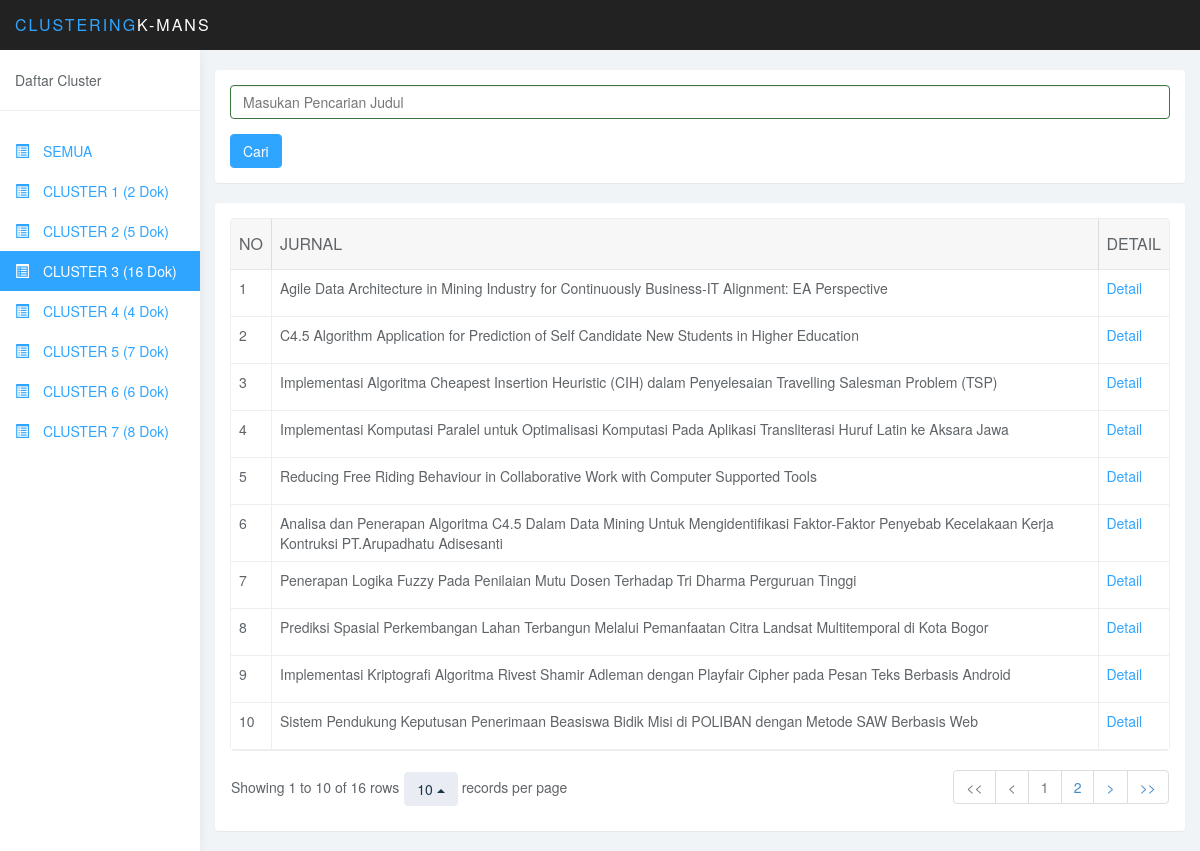
The app's page /index.php/jurnal?cluster=3 with its own data.
### tables this page shows
CREATE TABLE `cluster` (
  `id_cluster` int(11) NOT NULL AUTO_INCREMENT,
  `dokumen_id` int(11) DEFAULT NULL,
  `term_tfidf` double DEFAULT NULL,
  `cluster` int(11) DEFAULT NULL,
  PRIMARY KEY (`id_cluster`)
);

CREATE TABLE `dokumen_m` (
  `dokumen_id` int(11) NOT NULL AUTO_INCREMENT,
  `dokumen_judul` varchar(400) DEFAULT NULL,
  `dokumen_tahun` varchar(10) DEFAULT NULL,
  `nama` varchar(100) DEFAULT NULL,
  `fakultas` varchar(100) DEFAULT NULL,
  `jurusan` varchar(100) DEFAULT NULL,
  `abstrak` text,
  `url` varchar(300) DEFAULT NULL,
  PRIMARY KEY (`dokumen_id`)
);

### application/controllers/jurnal.php (called while the page is built, shortened)
<?php if ( ! defined('BASEPATH')) exit('No direct script access allowed');
class Jurnal extends CI_Controller {
    function __construct(){
        $this->load->helper('url');
        $this->load->database();
        $this->load->model('tabel');
    }
    public function index()
    {
        $data['dokumen'] = $this->tabel->ambil_dokumen();
        $data['cluster'] = $this->tabel->ambil_cluster();
        if(isset($_GET['cluster']) && $_GET['cluster'] <> ""){
            $cluster = ($_GET['cluster']-1);
            $data['dokumen'] = $this->tabel->ambil_dokumen_by_cluster($cluster);
        }
        $this->load->view('jurnal',$data);
    }
}

### index.php (called while the page is built, shortened)
<?php
require_once BASEPATH.'core/CodeIgniter.php';

### application/models/tabel.php (called while the page is built, shortened)
<?php
class Tabel extends CI_Model {
    public function ambil_dokumen_by_cluster($cluster) {
        $query = $this->db->query('SELECT * FROM dokumen_m
                                    JOIN cluster ON cluster.`dokumen_id`=dokumen_m.`dokumen_id`
                                    WHERE cluster='.$cluster.' ORDER BY dokumen_tahun DESC');
        $result = $query->result();
        return $result;
    }
}
?>

### application/views/jurnal.php (the view, shortened to what this page needs)
<!DOCTYPE html>
<html>
<head>
<link href="<?php echo base_url(); ?>assets/css/bootstrap.min.css" rel="stylesheet">
<link href="<?php echo base_url(); ?>assets/css/bootstrap-table.css" rel="stylesheet">
<link href="<?php echo base_url(); ?>assets/css/styles.css" rel="stylesheet">
</head>
<body>
    <?php include 'headerJurnal.php';?>
    <?php include 'menuBarJurnal.php';?>
    <div class="col-sm-9 col-sm-offset-3 col-lg-10 col-lg-offset-2 main">
        <div class="row">
            <div class="col-lg-12">
                <br>
            </div>
        </div>
        <div class="row">
            <div class="col-md-12">
                <div class="panel panel-info">
                    <div class="panel-body">
                        <?php
                        if(isset($_GET['cluster']) && !isset($_GET['data'])){
                            $url = site_url('jurnal?cluster='.$_GET['cluster']);
                            $isiData = "";
                        }else if(isset($_GET['cluster']) && isset($_GET['data'])){
                            $url = site_url('jurnal?cluster='.$_GET['cluster'].'&data='.$_GET['data']);
                            $isiData = $_GET['data'];
                            $cluster = $_GET['cluster'];
                        }else if(isset($_GET['data']) && !isset($_GET['cluster'])){
                            $url = site_url('jurnal');
                            $isiData = $_GET['data'];
                            $cluster = null;
                        }else{
                            $url = site_url('jurnal');
                            $isiData = "";
                            $cluster = null;
                        }
                        ?>
                        <form method="get" action=<?php echo $url;?>>
                            <div class="form-group has-success">
                                <input value="<?php echo $isiData;?>" class="form-control" name="data" placeholder="Masukan Pencarian Judul">
                            </div>
                            <button type="submit" class="btn btn-primary">Cari</button>
                        </form>
                    </div>
                </div>
            </div>
            <div class="col-md-12">
                <div class="panel panel-info" style="min-height: 520px">
                    <div class="panel-body">
                        <table data-toggle="table" data-url="" data-pagination=<?php echo (count($dokumen)>10)? "true" : "";?>>
                            <thead>
                                <tr>
                                    <th>NO</th>
                                    <th>JURNAL</th>
                                    <th>DETAIL</th>
                                </tr>
                            </thead>
                            <tbody>
                                <?php
                                $no = 1;
                                foreach($dokumen as $value)
                                {
                                    echo "<tr>";
                                    echo "
                                        <td>".$no."</td>
                                        <td>".$value->dokumen_judul."</td>
                                        <td><a class=\"detail\" href=\"#\" data-nilai=\"".$value->dokumen_id."\" data-toggle=\"modal\" data-target=\"#basicModal1\">Detail</a></p></td>
                                        ";
                                    echo "</tr>";
                                    $no++;
                                }
                                ?>
                            </tbody>
                        </table>
                    </div>
                </div>
            </div>
        </div>
    </div>
</body>
</html>

### assets/css/styles.css (style rules this page uses)
body { background: #f1f4f7; padding-top: 50px; color: #5f6468; }
a, a:hover, a:focus { color: #30a5ff; }
.form-control { border: 1px solid #eee; box-shadow: none; }
.btn-primary, .btn-primary:hover, .btn-primary:focus, .btn-primary:active, .btn-primary.active, .open > .dropdown-toggle.btn-primary, .btn-primary.disabled, .btn-primary[disabled], fieldset[disabled] .btn-primary, .btn-primary.disabled:hover, .btn-primary[disabled]:hover, fieldset[disabled] .btn-primary:hover, .btn-primary.disabled:focus, .btn-primary[disabled]:focus, fieldset[disabled] .btn-primary:focus, .btn-primary.disabled:active, .btn-primary[disabled]:active, fieldset[disabled] .btn-primary:active, .btn-primary.disabled.active, .btn-primary[disabled].active, fieldset[disabled] .btn-primary.active { background-color: #30a5ff; border-color: #30a5ff; }
.panel { border: 0; }
.table { background: #fff; }

### records on screen
cluster: dokumen.dokumen_judul "Agile Data Architecture in Mining Industry for Continuously Business-IT Alignment: EA Perspective"
cluster: dokumen.dokumen_judul "C4.5 Algorithm Application for Prediction of Self Candidate New Students in Higher Education"
cluster: dokumen.dokumen_judul "Implementasi Algoritma Cheapest Insertion Heuristic (CIH) dalam Penyelesaian Travelling Salesman Problem (TSP)"
cluster: dokumen.dokumen_judul "Implementasi Komputasi Paralel untuk Optimalisasi Komputasi Pada Aplikasi Transliterasi Huruf Latin ke Aksara Jawa"
cluster: dokumen.dokumen_judul "Reducing Free Riding Behaviour in Collaborative Work with Computer Supported Tools"
cluster: dokumen.dokumen_judul "Analisa dan Penerapan Algoritma C4.5 Dalam Data Mining Untuk Mengidentifikasi Faktor-Faktor Penyebab Kecelakaan Kerja Kontruksi PT.Arupadhatu Adisesanti"
cluster: dokumen.dokumen_judul "Penerapan Logika Fuzzy Pada Penilaian Mutu Dosen Terhadap Tri Dharma Perguruan Tinggi"
cluster: dokumen.dokumen_judul "Prediksi Spasial Perkembangan Lahan Terbangun Melalui Pemanfaatan Citra Landsat Multitemporal di Kota Bogor"
cluster: dokumen.dokumen_judul "Implementasi Kriptografi Algoritma Rivest Shamir Adleman dengan Playfair Cipher pada Pesan Teks Berbasis Android"
cluster: dokumen.dokumen_judul "Sistem Pendukung Keputusan Penerimaan Beasiswa Bidik Misi di POLIBAN dengan Metode SAW Berbasis Web"

### other values on screen
$value->jumlah "2"
$value->jumlah "5"
$value->jumlah "16"
$value->jumlah "4"
$value->jumlah "7"
$value->jumlah "6"
$value->jumlah "8"
